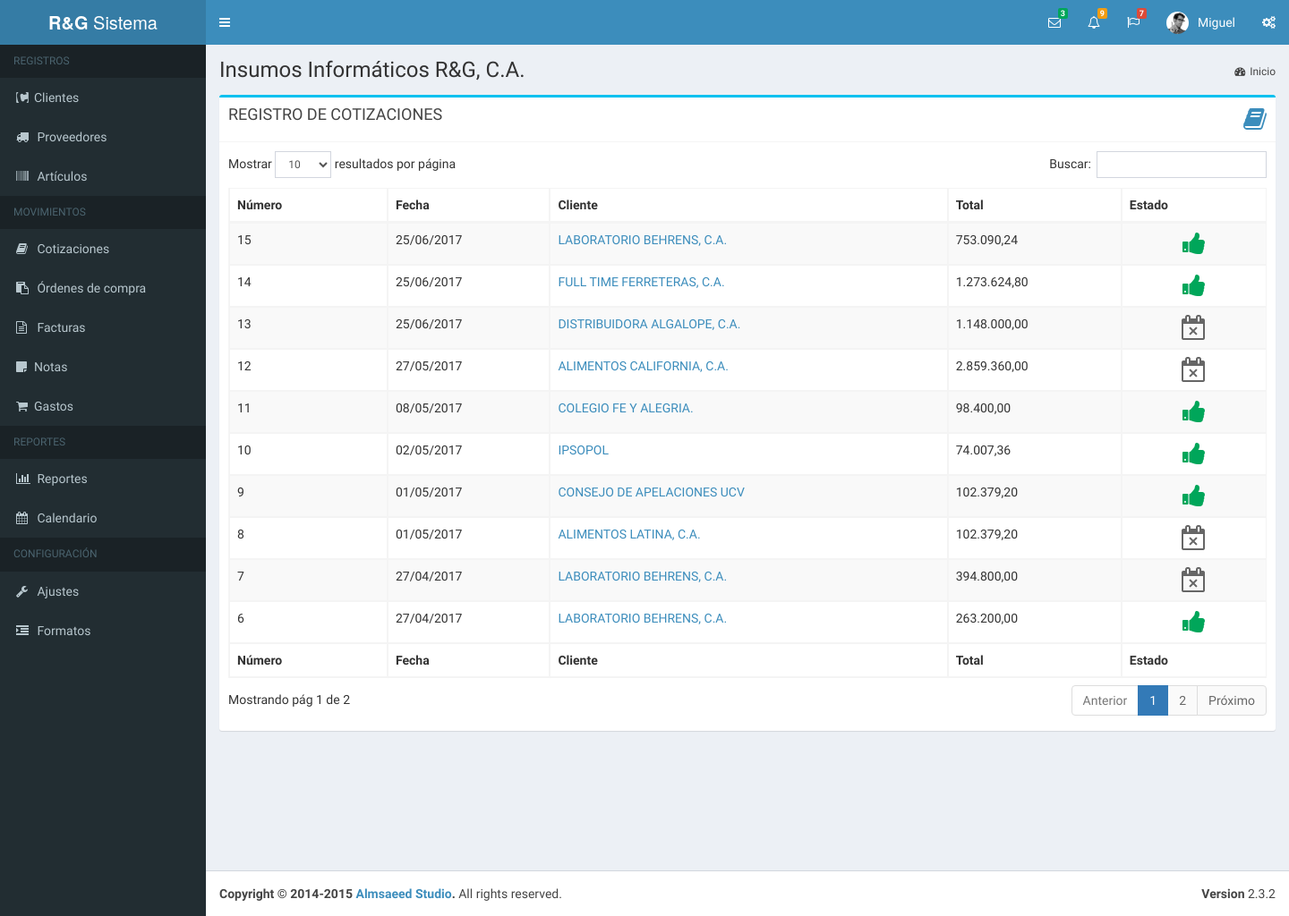
The page /cotizaciones.php (signed in) on the database its author committed.
### tables this page shows
CREATE TABLE IF NOT EXISTS `usuario` (
  `idUsuario` int(11) NOT NULL AUTO_INCREMENT,
  `usuario` varchar(60) NOT NULL,
  `password` varchar(60) NOT NULL,
  `nombre` varchar(80) DEFAULT NULL,
  `empresa` varchar(40) DEFAULT NULL,
  `subtitulo` varchar(120) DEFAULT NULL,
  `rif` varchar(15) DEFAULT NULL,
  `telefonos` varchar(80) DEFAULT NULL,
  `email` varchar(80) DEFAULT NULL,
  `vendedor` varchar(25) DEFAULT NULL,
  `direccion1` varchar(160) DEFAULT NULL,
  `direccion2` varchar(160) DEFAULT NULL,
  `ultima_act_doc` datetime DEFAULT NULL,
  PRIMARY KEY (`idUsuario`)
);

CREATE TABLE IF NOT EXISTS `cotizacion` (
  `idCotizacion` int(5) NOT NULL AUTO_INCREMENT,
  `numero` int(4) NOT NULL,
  `Fecha` varchar(10) DEFAULT NULL,
  `fecha_emision` date DEFAULT NULL,
  `fecha_registro` datetime DEFAULT NULL,
  `fecha_modificacion` datetime DEFAULT NULL,
  `fecha_vencimiento` datetime DEFAULT NULL,
  `fecha_venc_sist` datetime DEFAULT NULL,
  `fecha_anulacion` datetime DEFAULT NULL,
  `fecha_aprobacion` datetime DEFAULT NULL,
  `validez` varchar(30) DEFAULT NULL,
  `idCliente` int(5) DEFAULT NULL,
  `Nombre` varchar(51) DEFAULT NULL,
  `Telefono` varchar(20) DEFAULT NULL,
  `Rif` varchar(14) DEFAULT NULL,
  `Fax` varchar(15) DEFAULT NULL,
  `Email` varchar(30) DEFAULT NULL,
  `pcontacto` varchar(30) DEFAULT NULL,
  `idProveedor` int(2) DEFAULT NULL,
  `iva` float DEFAULT NULL,
  `tipo` varchar(12) DEFAULT NULL,
  `CotizAprobada` varchar(5) DEFAULT NULL,
  `SubTotal` varchar(9) DEFAULT NULL,
  `TotalDescto` int(1) DEFAULT NULL,
  `estado` varchar(20) DEFAULT NULL,
  `valor_condicion` int(3) DEFAULT NULL,
  `condicion` varchar(12) DEFAULT NULL,
  `ISV` varchar(8) DEFAULT NULL,
  `Total` decimal(9,2) DEFAULT NULL,
  `introduccion` varchar(200) DEFAULT NULL,
  `Observaciones` varchar(30) DEFAULT NULL,
  `Observaciones1` varchar(100) DEFAULT NULL,
  `Observaciones2` varchar(100) DEFAULT NULL,
  `Observaciones3` varchar(100) DEFAULT NULL,
  `idUsuario` int(11) DEFAULT NULL,
  PRIMARY KEY (`idCotizacion`),
  KEY `idUsuario` (`idUsuario`)
);

CREATE TABLE IF NOT EXISTS `cliente` (
  `idCliente` int(5) NOT NULL AUTO_INCREMENT,
  `nombre` varchar(51) NOT NULL,
  `rif` varchar(13) NOT NULL,
  `pcontacto` varchar(50) DEFAULT NULL,
  `nit` int(11) DEFAULT NULL,
  `direccion1` varchar(100) DEFAULT NULL,
  `direccion2` varchar(100) DEFAULT NULL,
  `ciudad` varchar(30) DEFAULT NULL,
  `telefono1` varchar(20) DEFAULT NULL,
  `telefono2` varchar(20) DEFAULT NULL,
  `excento` varchar(20) DEFAULT NULL,
  `pagweb` varchar(30) DEFAULT NULL,
  `email` varchar(30) DEFAULT NULL,
  PRIMARY KEY (`idCliente`)
);

### bd/data-usuario.php (called while the page is built, shortened)
<?php
	function obtenerUsuarioPorId( $idu, $dbh ){
		$sql = "select * from usuario where idUsuario = $idu";
		$data_user = mysql_fetch_array( mysql_query ( $sql, $dbh ) );
		return $data_user;
	}
?>

### bd/data-cotizacion.php (called while the page is built, shortened)
<?php
	function obtenerListaCotizaciones( $link, $idu, $estado ){
		$xq = ""; $lista_c = array();
		$q = "Select c.idCotizacion as id, c.tipo as tipo, c.numero as numero,
		c.estado as estado, date_format(c.fecha_emision,'%d/%m/%Y') as Fecha,
		c.valor_condicion as vcondicion, k.Nombre as Nombre, c.Total as Total
		from cotizacion c, cliente k where c.idCliente = k.idCliente and c.tipo = 'cotizacion'
		and idUsuario = $idu $xq order by c.fecha_emision DESC";
		$data = mysql_query( $q, $link );
		while( $c = mysql_fetch_array( $data ) ){
			$lista_c[] = $c;
		}
		return $lista_c;
	}
?>

### fn/fn-documento.php (called while the page is built, shortened)
<?php
	function iconoEstado( $estado ){
		$icono = array(
			""	=> array("icono" => " fa-sticky-note", "color" => "verde"),
			"pendiente"	=> array("icono" => "fa-clock-o", "color" => "amarillo"),
			"aprobada"	=> array("icono" => "fa-thumbs-up", "color" => "verde"),
			"pagada"	=> array("icono" => "fa-check", "color" => "azul"),
			"vencida"	=> array("icono" => "fa-calendar-times-o", "color" => "gris"),
			"anulada" 	=> array("icono" => "fa-ban", "color" => "rojo")
		);
		return $icono[$estado];
	}
?>

### sub-scripts/tablas/tabla_cotizaciones.php (the view, shortened to what this page needs)
<?php
	$tipo = "";
	if( $tipo == "solicitud" )
		$cotizaciones = obtenerSolicitudesCotizaciones( $dbh, $usuario["idUsuario"] );
	else
		$cotizaciones = obtenerListaCotizaciones( $dbh, $usuario["idUsuario"], "" );
?>
<table id="lista_ctz" class="table table-bordered table-striped">
    <thead>
      <tr>
        <th>Número</th>
        <th>Fecha</th>
        <?php if( $tipo != "solicitud" ) { ?> <th>Cliente</th> <?php } else { ?><th>Proveedor</th> <?php } ?>
		<?php if( $tipo != "solicitud" ) { ?> <th>Total</th> <?php } ?>
        <th>Estado</th>
      </tr>
    </thead>
    <tbody>
        <?php
          foreach( $cotizaciones as $c ){
            if ( $tipo == "solicitud" ) $td = "sctz"; else $td = "ctz";
            $ie = iconoEstado( $c["estado"] );
        ?>
        <tr>
            <td> <?php echo $c["numero"];  ?></td>
            <td> <?php echo $c["Fecha"];  ?></td>
            <td>
              <a href="documento.php?tipo_documento=<?php echo $td; ?>&id=<?php echo $c["id"]; ?>"><?php echo $c["Nombre"]; ?></a>
            </td>
            <?php if( $tipo != "solicitud" ) { ?>
              <td>
                <?php echo number_format( $c["Total"], 2, ",", "." );  ?>
              </td>
            <?php } ?>
            <td align="center">
              <i class="fa fa-2x <?php echo $ie["icono"]." ".$ie["color"]; ?>"></i>
            </td>
        </tr>
        <?php } ?>
    </tbody>
    <tfoot>
        <tr>
        <th>Número</th>
        <th>Fecha</th>
        <?php if( $tipo != "solicitud" ) { ?> <th>Cliente</th> <?php } else { ?><th>Proveedor</th> <?php } ?>
		    <?php if( $tipo != "solicitud" ) { ?> <th>Total</th> <?php } ?>
        <th>Estado</th>
      </tr>
    </tfoot>
</table>

### sub-scripts/nav/perfil.php (shortened to what this page needs)
<?php
  $usuario = obtenerUsuarioPorId( $_SESSION["user"]["idUsuario"], $dbh );
?>
<li class="dropdown user user-menu">
<a href="#" class="dropdown-toggle" data-toggle="dropdown">
  <img src="dist/img/user2-160x160.jpg" class="user-image" alt="User Image">
  <span class="hidden-xs"><?php echo $usuario["nombre"]; ?></span>
</a>
</li>

### sub-scripts/nav/contenido-cabecera.php
<section class="content-header">
  <h1>
    <?php echo $usuario["empresa"]; ?><small></small>
  </h1>
  <ol class="breadcrumb">
    <li><a href="main.php"><i class="fa fa-dashboard"></i>Inicio</a></li>
  </ol>
</section>

### css/style.css (style rules this page uses)
.verde { color: #00a65a; }
.gris { color: #666; }

### rows shown on the page
usuario: nombre "Miguel", empresa "Insumos Informáticos R&G, C.A."
cotizacion: numero "15", Fecha "25/06/2017", idCliente.nombre "LABORATORIO BEHRENS, C.A.", Total "753.090,24"
cotizacion: numero "14", Fecha "25/06/2017", idCliente.nombre "FULL TIME FERRETERAS, C.A.", Total "1.273.624,80"
cotizacion: numero "13", Fecha "25/06/2017", idCliente.nombre "DISTRIBUIDORA ALGALOPE, C.A.", Total "1.148.000,00"
cotizacion: numero "12", Fecha "27/05/2017", idCliente.nombre "ALIMENTOS CALIFORNIA, C.A.", Total "2.859.360,00"
cotizacion: numero "11", Fecha "08/05/2017", idCliente.nombre "COLEGIO FE Y ALEGRIA.", Total "98.400,00"
cotizacion: numero "10", Fecha "02/05/2017", idCliente.nombre "IPSOPOL", Total "74.007,36"
cotizacion: numero "9", Fecha "01/05/2017", idCliente.nombre "CONSEJO DE APELACIONES UCV", Total "102.379,20"
cotizacion: numero "8", Fecha "01/05/2017", idCliente.nombre "ALIMENTOS LATINA, C.A.", Total "102.379,20"
cotizacion: numero "7", Fecha "27/04/2017", idCliente.nombre "LABORATORIO BEHRENS, C.A.", Total "394.800,00"
cotizacion: numero "6", Fecha "27/04/2017", idCliente.nombre "LABORATORIO BEHRENS, C.A.", Total "263.200,00"
